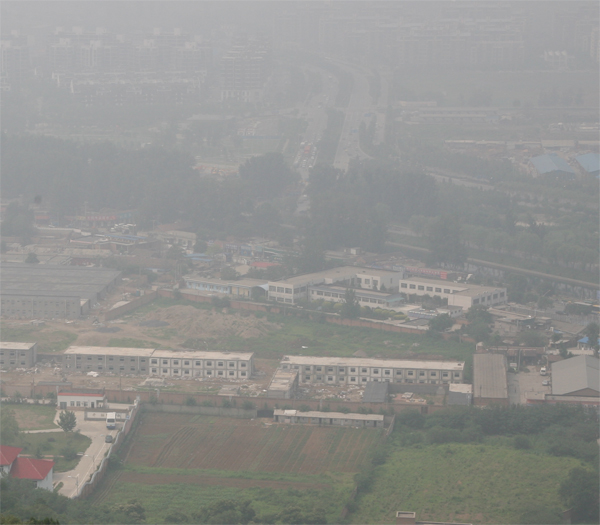
%> input picture Project_4_haze removal/Dataset/canon.jpg, 600 x 525 px
$ octave haze.m   (GNU Octave 9; MATLAB toolbox functions it lacks are replaced by stand-ins)
%> lines starting %> are read from the running program, lines starting %| are printed output that depends on the picture
### Project_4_haze removal/readIm.m
function im = readIm(image, ext)
%> called with image = 'canon', ext = '.jpg'
cd 'Dataset'
im = imread(strcat(image, ext));
%> im is the input picture: size 525x600x3 uint8; mean R, G, B 145.4, 145.6, 143
cd ..

% normalize
%im=imresize(im,.5);
im = double(im);
%> im: size 525x600x3 double
im = im./255;

### Project_4_haze removal/darkChannel.m
function JDark = darkChannel(im2)

[height, width, ~] = size(im2);

patchSize = 15; %the patch size is set to be 15 x 15
padSize = 7; % half the patch size to pad the image with for the array to
%work (be centered at 1,1 as well as at height,1 and 1,width and height,width etc)

JDark = zeros(height, width); % the dark channel
imJ = padarray(im2, [padSize padSize], Inf); % the new image
% imagesc(imJ); colormap gray; axis off image

for j = 1:height
    for i = 1:width
        % the patch has top left corner at (jj, ii)
        patch = imJ(j:(j+patchSize-1), i:(i+patchSize-1),:);
        % the dark channel for a patch is the minimum value for all
        % channels for that patch
        JDark(j,i) = min(patch(:));
     end
end

### Project_4_haze removal/atmLight.m
function A = atmLight(im, JDark)

% the color of the atmospheric light is very close to the color of the sky
% so just pick the first few pixels that are closest to 1 in JDark
% and take the average

% pick top 0.1% brightest pixels in the dark channel

% get the image size
[height, width, ~] = size(im);
imsize = width * height;

numpx = floor(imsize/1000); % accomodate for small images
JDarkVec = reshape(JDark,imsize,1); % a vector of pixels in JDark
ImVec = reshape(im,imsize,3);  % a vector of pixels in my image

[JDarkVec, indices] = sort(JDarkVec); %sort
indices = indices(imsize-numpx+1:end); % need the last few pixels because those are closest to 1

atmSum = zeros(1,3);
for ind = 1:numpx
    atmSum = atmSum + ImVec(indices(ind),:);
end

A = atmSum / numpx;

### Project_4_haze removal/transmissionEstimate.m
function transmission = transmissionEstimate(im, A)

omega = 0.95; % the amount of haze we're keeping

im3 = zeros(size(im));
for ind = 1:3
    im3(:,:,ind) = im(:,:,ind)./A(ind);
end

% imagesc(im3./(max(max(max(im3))))); colormap gray; axis off image

transmission = 1-omega*darkChannel(im3);

### Project_4_haze removal/getRadiance.m
function J = getRadiance(A,im,tMat)
t0 = 0.1;
J = zeros(size(im));
for ind = 1:3
   J(:,:,ind) = A(ind) + (im(:,:,ind) - A(ind))./max(tMat,t0);
end

J = J./(max(max(max(J))));

### Project_4_haze removal/matte.m
function [ refinedTransmission ] = matte( imageRGB, transmission )

epsilon = 10^-8;
lambda  = 10^-4;

windowSize      = [3 3];
numWindowPixels = windowSize(1) * windowSize(2);

imageSize          = size(imageRGB);
numImagePixels     = imageSize(1) * imageSize(2);
numImageDimensions = imageSize(3);

mattingLaplacian = sparse(numImagePixels, numImagePixels);
for imageRow = 2:imageSize(1)-1
    for imageCol = 2:imageSize(2)-1
        windowIndices = [imageRow-1 imageCol-1 imageRow+1 imageCol+1];

        window     = imageRGB(windowIndices(1):windowIndices(3), windowIndices(2):windowIndices(4), :);
        windowFlat = reshape(window, numWindowPixels, numImageDimensions);

        windowMean       = transpose(mean(windowFlat));
        windowCovariance = cov(windowFlat, 1);

        windowInvNumPixels          = 1 / numWindowPixels;
        windowInvCovarianceIdentity = windowCovariance + (epsilon / numWindowPixels) * speye(numImageDimensions);

        for firstRow = windowIndices(1):windowIndices(3)
            for firstCol = windowIndices(2):windowIndices(4)
                mattingLaplacianRow = ((firstRow - 1) * imageSize(2)) + firstCol;

                for secondRow = windowIndices(1):windowIndices(3)
                    %if secondRow < firstRow
                    %    continue
                    %end

                    for secondCol = windowIndices(2):windowIndices(4)
                        %if secondCol < firstCol
                        %    continue
                        %end

                        mattingLaplacianCol = ((secondRow - 1) * imageSize(2)) + secondCol;

                        if (mattingLaplacianRow == mattingLaplacianCol)
                            kroneckerDelta = 1;
                        else
                            kroneckerDelta = 0;
                        end

                        rowPixelVariance = reshape(imageRGB(firstRow,  firstCol,  :), numImageDimensions, 1) - windowMean;
                        colPixelVariance = reshape(imageRGB(secondRow, secondCol, :), numImageDimensions, 1) - windowMean;

                        mattingLaplacian(mattingLaplacianRow, mattingLaplacianCol) = mattingLaplacian(mattingLaplacianRow, mattingLaplacianCol) + (kroneckerDelta - windowInvNumPixels * (1 + transpose(rowPixelVariance) / windowInvCovarianceIdentity * colPixelVariance));
                        %if kroneckerDelta == 0
                        %    mattingLaplacian(mattingLaplacianCol, mattingLaplacianRow) = mattingLaplacian(mattingLaplacianCol, mattingLaplacianRow) + (kroneckerDelta - windowInvNumPixels * (1 + transpose(colPixelVariance) / windowInvCovarianceIdentity * rowPixelVariance));
                        %end
                    end
                end
            end
        end
    end
end

transmissionFlat = reshape(transpose(transmission), numImagePixels, 1);

refinedTransmissionFlat = (mattingLaplacian + (lambda * speye(numImagePixels))) \ (lambda * transmissionFlat);

refinedTransmission = transpose(reshape(refinedTransmissionFlat, imageSize(2), imageSize(1)));

end

### Project_4_haze removal/haze.m
cd('/Users/Derek/Documents/School/Washington University/Classes/CSE559A (Computer Vision)/Project Final Dehaze');

% Input Options
ext           = '.jpg';
filenames     = {'canon' 'city_1' 'city_2' 'cones' 'lake' 'mountain' 'ny_1' 'ny_2' 'pumpkins' 'stadium' 'toys' 'trees'};
scalingFactor = 0.5;

numFiles = size(filenames, 2);
for fileIndex = 1:numFiles
    % Get Filename
    filename = char(filenames(fileIndex));
    disp(strcat('Processing: ', filename));

    % Read Image
    imageRGB = imresize(readIm(filename, ext), scalingFactor);
    imwrite(imageRGB, fullfile('Results', strcat(filename, ext)));

    % 3.0 Dark Channel Prior
    dark = darkChannel(imageRGB);
%> in darkChannel, `imJ = padarray(im2, [padSize padSize], Inf);`: imJ: size 277x314x3 double; 9.29% of the values are NaN or infinite; the others: min 0.188, max 0.87, mean 0.567
%> after the loop in darkChannel, `for j = 1:height`:
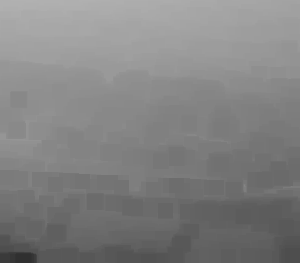
%> JDark: size 263x300 double; min 0.188, max 0.697, mean 0.511
    imwrite(dark, fullfile('Results', strcat(filename, '_dark', ext)));

    % 4.4 Estimating the Atmospheric Light
    atmospheric = atmLight(imageRGB, dark);
%> in atmLight, `indices = indices(imsize-numpx+1:end);`: indices = 78 values, max 14205 at index 14, min 2894 at index 60, mean 7750.1
%> the loop in atmLight, `for ind = 1:numpx` made 78 passes
%> atmSum on passes 1 to 12: [0.697 0.703 0.71], [1.39 1.4 1.42], [2.11 2.11 2.14], [2.81 2.82 2.85], [3.51 3.52 3.56], [4.22 4.23 4.28], [4.92 4.93 4.99], [5.62 5.63 5.7], [6.33 6.34 6.41], [7.03 7.04 7.12], [7.73 7.74 7.83], [8.44 8.45 8.55]
%> after the loop in atmLight, `for ind = 1:numpx`: atmSum = [55.26 55.29 55.92]
%> in atmLight, `A = atmSum / numpx;`: A = [0.709 0.709 0.717]
%> atmospheric = [0.709 0.709 0.717]

    % 4.1 Estimating the Transmission
    transmission = transmissionEstimate(imageRGB, atmospheric);
%> after the loop in transmissionEstimate, `for ind = 1:3`:
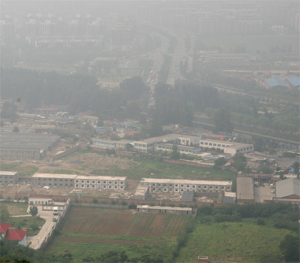
%> im3: size 263x300x3 double; mean R, G, B 0.805, 0.806, 0.782; drawn with min black and max white
%> in darkChannel (call 2), `imJ = padarray(im2, [padSize padSize], Inf);`: imJ: size 277x314x3 double; 9.29% of the values are NaN or infinite; the others: min 0.263, max 1.23, mean 0.797
%> after the loop in darkChannel (call 2), `for j = 1:height`:
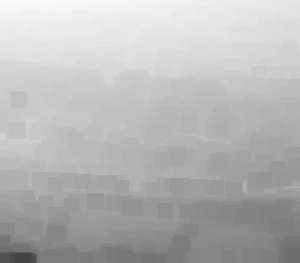
%> JDark: size 263x300 double; min 0.263, max 0.983, mean 0.72
%> in transmissionEstimate, `transmission = 1-omega*darkChannel(im3);`:
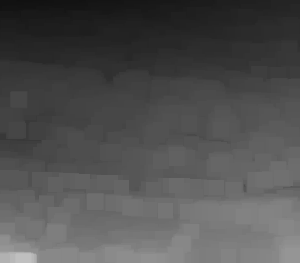
%> transmission: size 263x300 double; min 0.0659, max 0.75, mean 0.316
    imwrite(transmission, fullfile('Results', strcat(filename, '_trans', ext)));

    % 4.3 Recovering the Scene Radiance
    radiance = getRadiance(atmospheric, imageRGB, transmission);
%> after the loop in getRadiance, `for ind = 1:3`:
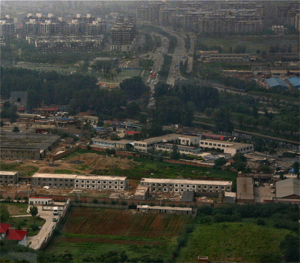
%> J: size 263x300x3 double; mean R, G, B 0.293, 0.297, 0.259; drawn with min black and max white
    imwrite(radiance, fullfile('Results', strcat(filename, '_rad', ext)));

    % 4.2 Apply Soft Matting
    refinedTransmission = matte(imageRGB, transmission);
%> (the run ends here)
